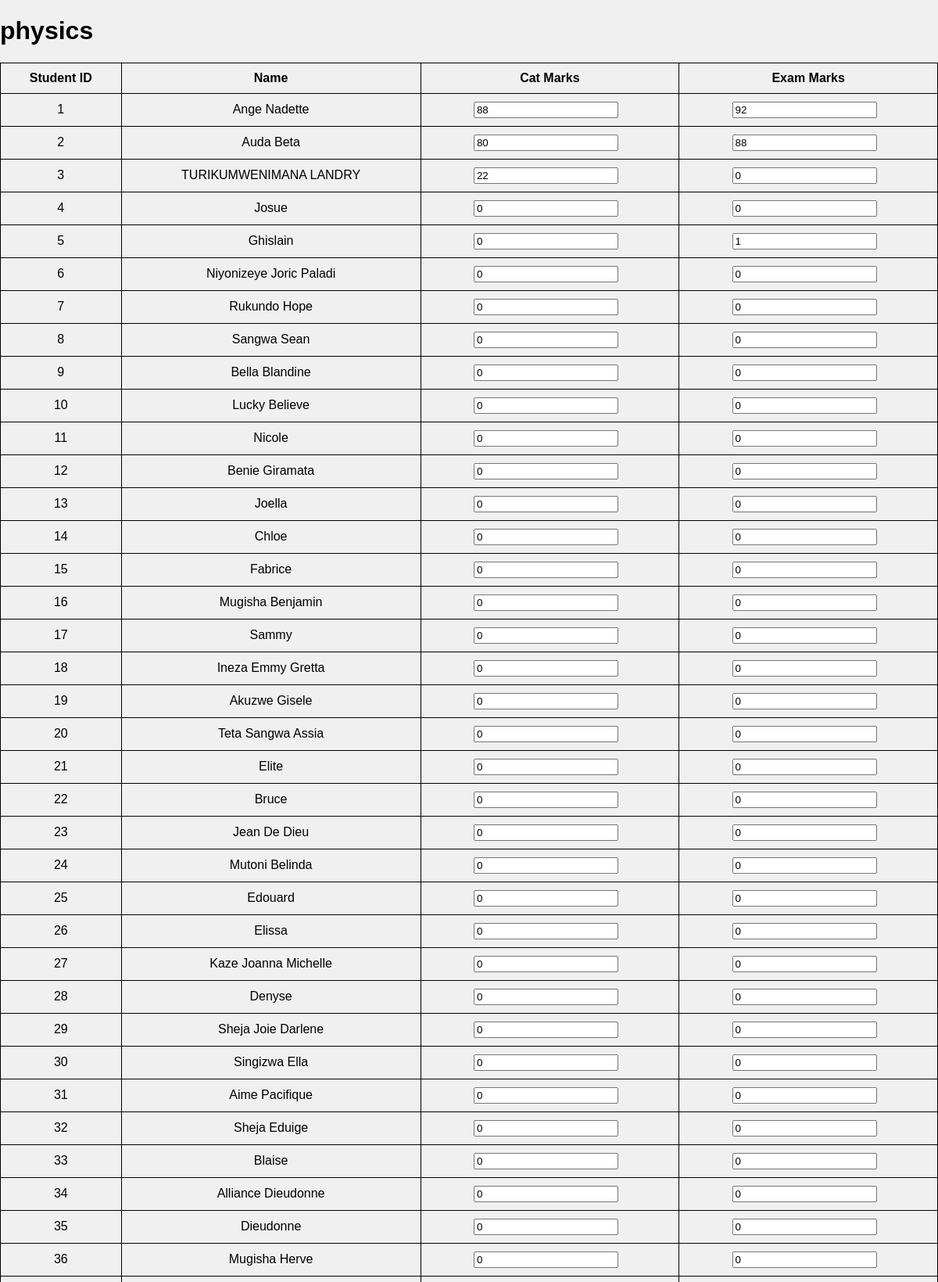
/Teachers/courses/physics/physics.php (upper part), run on the app's committed database.
### tables this page shows
CREATE TABLE `students` (
  `id` int(11) NOT NULL,
  `name` varchar(255) NOT NULL,
  `age` int(11) NOT NULL,
  `gender` varchar(20) NOT NULL,
  `email` varchar(255) NOT NULL,
  `password` varchar(255) NOT NULL,
  `academic_year` varchar(50) NOT NULL,
  `parent` varchar(255) NOT NULL,
  `contact` varchar(20) NOT NULL,
  `image` varchar(255) NOT NULL
);

CREATE TABLE `physics` (
  `id` int(11) NOT NULL,
  `cat` int(11) NOT NULL,
  `exam` int(11) NOT NULL
);

### Teachers/courses/physics/physics.php (the view, shortened to what this page needs)
<?php
include '../../../config/config.php';
$studentQuery = "SELECT * FROM students";
$studentResult = mysqli_query($conn, $studentQuery);
?>
<!DOCTYPE html>
<html lang="en">
<head>
</head>
<body>
    <div class="content">
        <h1>physics</h1>
        <form id="teacherForm" action="<?php echo htmlspecialchars($_SERVER["PHP_SELF"]); ?>" method="POST">
            <table>
                <thead>
                    <tr>
                        <th>Student ID</th>
                        <th>Name</th>
                        <th>Cat Marks</th>
                        <th>Exam Marks</th>
                    </tr>
                </thead>
                <tbody>
                    <?php
                    if (mysqli_num_rows($studentResult) > 0) {
                        while ($studentRow = mysqli_fetch_assoc($studentResult)) {
                            echo "<tr>";
                            echo "<td>" . $studentRow["id"] . "</td>";
                            echo "<td>" . $studentRow["name"] . "</td>";
                            $EnglishQuery = "SELECT * FROM physics WHERE id = " . $studentRow["id"];
                            $EnglishResult = mysqli_query($conn, $EnglishQuery);
                            $EnglishRow = mysqli_fetch_assoc($EnglishResult);
                            if (!$EnglishRow) {
                                $EnglishRow = array("cat" => 0, "exam" => 0);
                            }
                            echo "<td><input type='number' name='cat[" . $studentRow["id"] . "]' value='" . $EnglishRow["cat"] . "'></td>";
                            echo "<td><input type='number' name='exam[" . $studentRow["id"] . "]' value='" . $EnglishRow["exam"] . "'></td>";
                            echo "</tr>";
                        }
                    }
                    ?>
                </tbody>
            </table>
        </form>
    </div>
</body>
</html>

### Teachers/courses/physics/physics.php (style rules this page uses)
body { font-family: Arial, sans-serif; margin: 0; padding: 0; background-color: #F0F0F0; }
table { width: 100%; border-collapse: collapse; }
table, th, td { border: 1px solid black; }
th, td { padding: 10px; text-align: center; }
#teacherForm { margin-top: 20px; }
#teacherForm input { margin-right: 10px; }

### data on the page
students: id "1", name "Ange Nadette", cat "88", exam "92"
students: id "2", name "Auda Beta", cat "80", exam "88"
students: id "3", name "TURIKUMWENIMANA LANDRY", cat "22", exam "0"
students: id "4", name "Josue", cat "0", exam "0"
students: id "5", name "Ghislain", cat "0", exam "1"
students: id "6", name "Niyonizeye Joric Paladi", cat "0", exam "0"
students: id "7", name "Rukundo Hope", cat "0", exam "0"
students: id "8", name "Sangwa Sean", cat "0", exam "0"
students: id "9", name "Bella Blandine", cat "0", exam "0"
students: id "10", name "Lucky Believe", cat "0", exam "0"
students: id "11", name "Nicole", cat "0", exam "0"
students: id "12", name "Benie Giramata", cat "0", exam "0"
students: id "13", name "Joella", cat "0", exam "0"
students: id "14", name "Chloe", cat "0", exam "0"
students: id "15", name "Fabrice", cat "0", exam "0"
students: id "16", name "Mugisha Benjamin", cat "0", exam "0"
students: id "17", name "Sammy", cat "0", exam "0"
students: id "18", name "Ineza Emmy Gretta", cat "0", exam "0"
students: id "19", name "Akuzwe Gisele", cat "0", exam "0"
students: id "20", name "Teta Sangwa Assia", cat "0", exam "0"
students: id "21", name "Elite", cat "0", exam "0"
students: id "22", name "Bruce", cat "0", exam "0"
students: id "23", name "Jean De Dieu", cat "0", exam "0"
students: id "24", name "Mutoni Belinda", cat "0", exam "0"
students: id "25", name "Edouard", cat "0", exam "0"
students: id "26", name "Elissa", cat "0", exam "0"
students: id "27", name "Kaze Joanna Michelle", cat "0", exam "0"
students: id "28", name "Denyse", cat "0", exam "0"
students: id "29", name "Sheja Joie Darlene", cat "0", exam "0"
students: id "30", name "Singizwa Ella", cat "0", exam "0"
students: id "31", name "Aime Pacifique", cat "0", exam "0"
students: id "32", name "Sheja Eduige", cat "0", exam "0"
students: id "33", name "Blaise", cat "0", exam "0"
students: id "34", name "Alliance Dieudonne", cat "0", exam "0"
students: id "35", name "Dieudonne", cat "0", exam "0"
students: id "36", name "Mugisha Herve", cat "0", exam "0"
